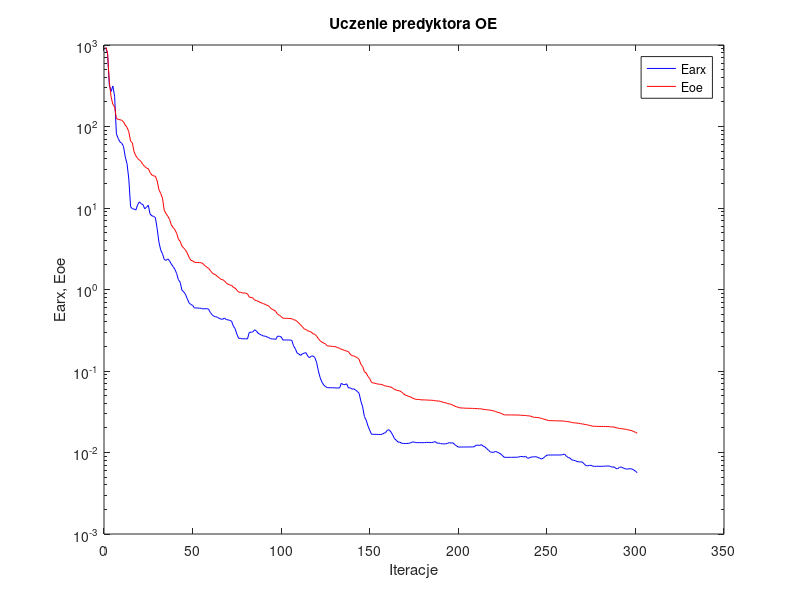
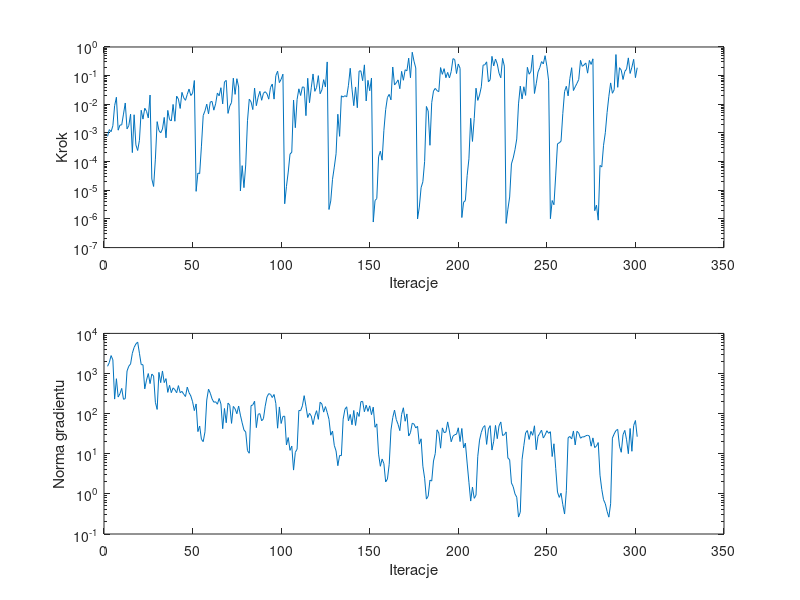

MATLAB code for these plots, in order:
%uczenie predyktora oe
clear all;
n=0; farx(n+1)=9.257673e+002; foe(n+1)=9.390426e+002; wspucz(n+1)=0.000000e+000; ng(n+1)=0.000000e+000;
%odnowa zmiennej metryki
n=1; farx(n+1)=7.845541e+002; foe(n+1)=8.066225e+002; krok(n+1)=7.625735e-004; ng(n+1)=1.513769e+003;
n=2; farx(n+1)=3.199183e+002; foe(n+1)=3.554753e+002; krok(n+1)=1.310706e-003; ng(n+1)=1.879259e+003;
n=3; farx(n+1)=2.698666e+002; foe(n+1)=2.306697e+002; krok(n+1)=1.106947e-003; ng(n+1)=2.798704e+003;
n=4; farx(n+1)=3.140633e+002; foe(n+1)=1.870455e+002; krok(n+1)=1.779489e-003; ng(n+1)=2.191188e+003;
n=5; farx(n+1)=2.336050e+002; foe(n+1)=1.744157e+002; krok(n+1)=8.966852e-003; ng(n+1)=2.303775e+002;
n=6; farx(n+1)=8.116583e+001; foe(n+1)=1.252850e+002; krok(n+1)=1.759944e-002; ng(n+1)=7.421352e+002;
n=7; farx(n+1)=7.150411e+001; foe(n+1)=1.225302e+002; krok(n+1)=1.250114e-003; ng(n+1)=2.591369e+002;
n=8; farx(n+1)=6.474838e+001; foe(n+1)=1.209630e+002; krok(n+1)=1.882699e-003; ng(n+1)=3.141273e+002;
n=9; farx(n+1)=6.235790e+001; foe(n+1)=1.193630e+002; krok(n+1)=1.915637e-003; ng(n+1)=4.256874e+002;
n=10; farx(n+1)=5.708035e+001; foe(n+1)=1.140161e+002; krok(n+1)=4.563662e-003; ng(n+1)=2.277621e+002;
n=11; farx(n+1)=4.236835e+001; foe(n+1)=1.040091e+002; krok(n+1)=1.111520e-002; ng(n+1)=2.365013e+002;
n=12; farx(n+1)=3.495946e+001; foe(n+1)=9.754780e+001; krok(n+1)=1.389400e-003; ng(n+1)=1.155087e+003;
n=13; farx(n+1)=2.270560e+001; foe(n+1)=8.623061e+001; krok(n+1)=1.812955e-003; ng(n+1)=1.525322e+003;
n=14; farx(n+1)=1.039441e+001; foe(n+1)=6.638695e+001; krok(n+1)=4.515106e-003; ng(n+1)=1.732305e+003;
n=15; farx(n+1)=9.773207e+000; foe(n+1)=6.303974e+001; krok(n+1)=2.064568e-004; ng(n+1)=3.198398e+003;
n=16; farx(n+1)=9.717669e+000; foe(n+1)=4.853588e+001; krok(n+1)=4.315901e-003; ng(n+1)=4.469342e+003;
n=17; farx(n+1)=9.451712e+000; foe(n+1)=4.367031e+001; krok(n+1)=3.831728e-004; ng(n+1)=5.465470e+003;
n=18; farx(n+1)=1.099816e+001; foe(n+1)=4.050979e+001; krok(n+1)=2.443506e-004; ng(n+1)=6.075264e+003;
n=19; farx(n+1)=1.190668e+001; foe(n+1)=3.871941e+001; krok(n+1)=5.550052e-004; ng(n+1)=3.200081e+003;
n=20; farx(n+1)=1.125505e+001; foe(n+1)=3.700864e+001; krok(n+1)=6.193383e-003; ng(n+1)=1.664016e+003;
n=21; farx(n+1)=1.100945e+001; foe(n+1)=3.409272e+001; krok(n+1)=3.040595e-003; ng(n+1)=1.657997e+003;
n=22; farx(n+1)=9.774575e+000; foe(n+1)=3.227709e+001; krok(n+1)=7.321912e-003; ng(n+1)=4.144232e+002;
n=23; farx(n+1)=1.023266e+001; foe(n+1)=3.090045e+001; krok(n+1)=5.711090e-003; ng(n+1)=6.855038e+002;
n=24; farx(n+1)=1.081953e+001; foe(n+1)=3.034220e+001; krok(n+1)=3.343359e-003; ng(n+1)=9.984561e+002;
n=25; farx(n+1)=8.454635e+000; foe(n+1)=2.728885e+001; krok(n+1)=2.107682e-002; ng(n+1)=5.604546e+002;
%odnowa zmiennej metryki
n=26; farx(n+1)=8.020966e+000; foe(n+1)=2.549017e+001; krok(n+1)=2.480406e-005; ng(n+1)=9.709829e+002;
n=27; farx(n+1)=7.891455e+000; foe(n+1)=2.476752e+001; krok(n+1)=1.357488e-005; ng(n+1)=8.658498e+002;
n=28; farx(n+1)=7.619881e+000; foe(n+1)=2.456629e+001; krok(n+1)=1.221753e-004; ng(n+1)=1.916590e+002;
n=29; farx(n+1)=5.612612e+000; foe(n+1)=2.149356e+001; krok(n+1)=2.484737e-003; ng(n+1)=1.273744e+002;
n=30; farx(n+1)=3.819273e+000; foe(n+1)=1.685162e+001; krok(n+1)=1.218668e-003; ng(n+1)=1.068172e+003;
n=31; farx(n+1)=3.057501e+000; foe(n+1)=1.511108e+001; krok(n+1)=1.010647e-003; ng(n+1)=5.920680e+002;
n=32; farx(n+1)=2.756407e+000; foe(n+1)=1.322309e+001; krok(n+1)=1.369522e-003; ng(n+1)=1.157293e+003;
n=33; farx(n+1)=2.339591e+000; foe(n+1)=9.409255e+000; krok(n+1)=3.485222e-003; ng(n+1)=5.939668e+002;
n=34; farx(n+1)=2.276196e+000; foe(n+1)=8.544891e+000; krok(n+1)=6.767654e-004; ng(n+1)=7.463154e+002;
n=35; farx(n+1)=2.372484e+000; foe(n+1)=7.923379e+000; krok(n+1)=6.130766e-003; ng(n+1)=3.387650e+002;
n=36; farx(n+1)=2.255683e+000; foe(n+1)=7.247410e+000; krok(n+1)=2.926191e-003; ng(n+1)=5.077410e+002;
n=37; farx(n+1)=2.052018e+000; foe(n+1)=6.193648e+000; krok(n+1)=2.634602e-003; ng(n+1)=3.333210e+002;
n=38; farx(n+1)=1.912145e+000; foe(n+1)=5.783013e+000; krok(n+1)=9.907068e-003; ng(n+1)=4.389716e+002;
n=39; farx(n+1)=1.772242e+000; foe(n+1)=5.418370e+000; krok(n+1)=2.564143e-003; ng(n+1)=3.954945e+002;
n=40; farx(n+1)=1.572688e+000; foe(n+1)=4.898414e+000; krok(n+1)=1.926189e-002; ng(n+1)=3.310535e+002;
n=41; farx(n+1)=1.316836e+000; foe(n+1)=4.150051e+000; krok(n+1)=1.517118e-002; ng(n+1)=4.995952e+002;
n=42; farx(n+1)=1.226223e+000; foe(n+1)=3.889156e+000; krok(n+1)=7.163682e-003; ng(n+1)=3.325041e+002;
n=43; farx(n+1)=9.782500e-001; foe(n+1)=3.404079e+000; krok(n+1)=2.610641e-002; ng(n+1)=3.586766e+002;
n=44; farx(n+1)=9.364903e-001; foe(n+1)=3.225829e+000; krok(n+1)=1.683407e-002; ng(n+1)=3.049480e+002;
n=45; farx(n+1)=8.709648e-001; foe(n+1)=3.046488e+000; krok(n+1)=1.376948e-002; ng(n+1)=2.670294e+002;
n=46; farx(n+1)=7.712779e-001; foe(n+1)=2.809317e+000; krok(n+1)=2.219272e-002; ng(n+1)=4.581442e+002;
n=47; farx(n+1)=6.868785e-001; foe(n+1)=2.484366e+000; krok(n+1)=3.397782e-002; ng(n+1)=3.335755e+002;
n=48; farx(n+1)=6.542958e-001; foe(n+1)=2.285923e+000; krok(n+1)=2.025137e-002; ng(n+1)=2.763748e+002;
n=49; farx(n+1)=6.400274e-001; foe(n+1)=2.250609e+000; krok(n+1)=2.421456e-002; ng(n+1)=1.982458e+002;
n=50; farx(n+1)=5.946526e-001; foe(n+1)=2.160547e+000; krok(n+1)=6.754317e-002; ng(n+1)=1.189590e+002;
%odnowa zmiennej metryki
n=51; farx(n+1)=5.934949e-001; foe(n+1)=2.146057e+000; krok(n+1)=9.177209e-006; ng(n+1)=1.744207e+002;
n=52; farx(n+1)=5.922515e-001; foe(n+1)=2.142674e+000; krok(n+1)=4.006473e-005; ng(n+1)=3.567097e+001;
n=53; farx(n+1)=5.892606e-001; foe(n+1)=2.136256e+000; krok(n+1)=3.782543e-005; ng(n+1)=4.901128e+001;
n=54; farx(n+1)=5.873462e-001; foe(n+1)=2.128690e+000; krok(n+1)=3.473499e-004; ng(n+1)=2.297760e+001;
n=55; farx(n+1)=5.770306e-001; foe(n+1)=2.063742e+000; krok(n+1)=4.064431e-003; ng(n+1)=2.003226e+001;
n=56; farx(n+1)=5.813528e-001; foe(n+1)=1.958823e+000; krok(n+1)=5.915258e-003; ng(n+1)=3.520246e+001;
n=57; farx(n+1)=5.812946e-001; foe(n+1)=1.880042e+000; krok(n+1)=1.012568e-002; ng(n+1)=2.181211e+002;
n=58; farx(n+1)=5.757682e-001; foe(n+1)=1.817879e+000; krok(n+1)=4.640059e-003; ng(n+1)=4.079433e+002;
n=59; farx(n+1)=5.238453e-001; foe(n+1)=1.711579e+000; krok(n+1)=1.204622e-002; ng(n+1)=3.227287e+002;
n=60; farx(n+1)=4.899429e-001; foe(n+1)=1.603920e+000; krok(n+1)=1.257761e-002; ng(n+1)=2.334241e+002;
n=61; farx(n+1)=4.709083e-001; foe(n+1)=1.545346e+000; krok(n+1)=6.244283e-003; ng(n+1)=1.924780e+002;
n=62; farx(n+1)=4.629817e-001; foe(n+1)=1.515434e+000; krok(n+1)=1.034502e-002; ng(n+1)=1.978183e+002;
n=63; farx(n+1)=4.577982e-001; foe(n+1)=1.444276e+000; krok(n+1)=2.476948e-002; ng(n+1)=1.717696e+002;
n=64; farx(n+1)=4.423643e-001; foe(n+1)=1.397788e+000; krok(n+1)=1.977759e-002; ng(n+1)=2.387828e+002;
n=65; farx(n+1)=4.340954e-001; foe(n+1)=1.333096e+000; krok(n+1)=3.790730e-002; ng(n+1)=1.749991e+002;
n=66; farx(n+1)=4.307629e-001; foe(n+1)=1.319001e+000; krok(n+1)=1.033570e-002; ng(n+1)=4.214576e+001;
n=67; farx(n+1)=4.471528e-001; foe(n+1)=1.278724e+000; krok(n+1)=6.045742e-002; ng(n+1)=1.345978e+002;
n=68; farx(n+1)=4.279555e-001; foe(n+1)=1.203379e+000; krok(n+1)=6.826594e-002; ng(n+1)=5.927871e+001;
n=69; farx(n+1)=4.243974e-001; foe(n+1)=1.163795e+000; krok(n+1)=4.815473e-003; ng(n+1)=1.831582e+002;
n=70; farx(n+1)=4.175911e-001; foe(n+1)=1.136127e+000; krok(n+1)=8.705227e-003; ng(n+1)=1.624705e+002;
n=71; farx(n+1)=4.099065e-001; foe(n+1)=1.125942e+000; krok(n+1)=1.163808e-002; ng(n+1)=5.717279e+001;
n=72; farx(n+1)=3.564224e-001; foe(n+1)=1.064040e+000; krok(n+1)=8.153064e-002; ng(n+1)=1.514679e+002;
n=73; farx(n+1)=3.315628e-001; foe(n+1)=1.041196e+000; krok(n+1)=2.223039e-002; ng(n+1)=1.320286e+002;
n=74; farx(n+1)=2.826983e-001; foe(n+1)=9.801076e-001; krok(n+1)=7.822596e-002; ng(n+1)=9.935717e+001;
n=75; farx(n+1)=2.520522e-001; foe(n+1)=9.283466e-001; krok(n+1)=4.017797e-002; ng(n+1)=1.548417e+002;
%odnowa zmiennej metryki
n=76; farx(n+1)=2.518550e-001; foe(n+1)=9.232684e-001; krok(n+1)=9.479621e-006; ng(n+1)=9.171364e+001;
n=77; farx(n+1)=2.484754e-001; foe(n+1)=9.075403e-001; krok(n+1)=7.240622e-005; ng(n+1)=5.890777e+001;
n=78; farx(n+1)=2.483728e-001; foe(n+1)=9.065662e-001; krok(n+1)=1.235197e-005; ng(n+1)=3.922336e+001;
n=79; farx(n+1)=2.485899e-001; foe(n+1)=9.011443e-001; krok(n+1)=7.651456e-005; ng(n+1)=3.478927e+001;
n=80; farx(n+1)=2.474454e-001; foe(n+1)=8.831765e-001; krok(n+1)=2.673171e-003; ng(n+1)=1.193235e+001;
n=81; farx(n+1)=2.975536e-001; foe(n+1)=8.060454e-001; krok(n+1)=1.503401e-002; ng(n+1)=1.031399e+001;
n=82; farx(n+1)=2.996654e-001; foe(n+1)=7.981646e-001; krok(n+1)=1.226153e-002; ng(n+1)=1.580582e+002;
n=83; farx(n+1)=3.017313e-001; foe(n+1)=7.889352e-001; krok(n+1)=6.543079e-003; ng(n+1)=1.653308e+002;
n=84; farx(n+1)=3.203292e-001; foe(n+1)=7.426739e-001; krok(n+1)=3.682667e-002; ng(n+1)=2.041865e+002;
n=85; farx(n+1)=3.107190e-001; foe(n+1)=7.332872e-001; krok(n+1)=8.946591e-003; ng(n+1)=4.483855e+001;
n=86; farx(n+1)=2.903345e-001; foe(n+1)=7.164533e-001; krok(n+1)=1.776017e-002; ng(n+1)=9.617002e+001;
n=87; farx(n+1)=2.818797e-001; foe(n+1)=6.986011e-001; krok(n+1)=2.835564e-002; ng(n+1)=1.000661e+002;
n=88; farx(n+1)=2.752919e-001; foe(n+1)=6.824244e-001; krok(n+1)=1.381076e-002; ng(n+1)=6.611787e+001;
n=89; farx(n+1)=2.687437e-001; foe(n+1)=6.707034e-001; krok(n+1)=2.426108e-002; ng(n+1)=7.474630e+001;
n=90; farx(n+1)=2.677466e-001; foe(n+1)=6.569445e-001; krok(n+1)=2.753789e-002; ng(n+1)=1.534896e+002;
n=91; farx(n+1)=2.620640e-001; foe(n+1)=6.409279e-001; krok(n+1)=2.331822e-002; ng(n+1)=2.614328e+002;
n=92; farx(n+1)=2.571164e-001; foe(n+1)=6.278290e-001; krok(n+1)=1.511435e-002; ng(n+1)=3.151706e+002;
n=93; farx(n+1)=2.490510e-001; foe(n+1)=5.927918e-001; krok(n+1)=3.864513e-002; ng(n+1)=3.028578e+002;
n=94; farx(n+1)=2.472472e-001; foe(n+1)=5.701071e-001; krok(n+1)=5.112424e-002; ng(n+1)=2.521789e+002;
n=95; farx(n+1)=2.469916e-001; foe(n+1)=5.585362e-001; krok(n+1)=1.517095e-002; ng(n+1)=3.000526e+002;
n=96; farx(n+1)=2.447815e-001; foe(n+1)=5.372112e-001; krok(n+1)=1.003991e-001; ng(n+1)=1.792846e+002;
n=97; farx(n+1)=2.680426e-001; foe(n+1)=4.962718e-001; krok(n+1)=1.428513e-001; ng(n+1)=4.335485e+001;
n=98; farx(n+1)=2.665058e-001; foe(n+1)=4.837540e-001; krok(n+1)=5.715876e-002; ng(n+1)=1.468182e+002;
n=99; farx(n+1)=2.625830e-001; foe(n+1)=4.648713e-001; krok(n+1)=7.500305e-002; ng(n+1)=5.681332e+001;
n=100; farx(n+1)=2.398803e-001; foe(n+1)=4.447441e-001; krok(n+1)=1.125137e-001; ng(n+1)=8.524700e+001;
%odnowa zmiennej metryki
n=101; farx(n+1)=2.401103e-001; foe(n+1)=4.431889e-001; krok(n+1)=3.385083e-006; ng(n+1)=8.635346e+001;
n=102; farx(n+1)=2.401330e-001; foe(n+1)=4.430104e-001; krok(n+1)=1.373458e-005; ng(n+1)=1.654955e+001;
n=103; farx(n+1)=2.402504e-001; foe(n+1)=4.414703e-001; krok(n+1)=4.334515e-005; ng(n+1)=2.534377e+001;
n=104; farx(n+1)=2.396153e-001; foe(n+1)=4.402123e-001; krok(n+1)=1.828869e-004; ng(n+1)=1.216761e+001;
n=105; farx(n+1)=2.379895e-001; foe(n+1)=4.377032e-001; krok(n+1)=2.125074e-004; ng(n+1)=1.550932e+001;
n=106; farx(n+1)=2.037660e-001; foe(n+1)=4.270254e-001; krok(n+1)=1.406421e-002; ng(n+1)=3.919462e+000;
n=107; farx(n+1)=1.873294e-001; foe(n+1)=4.204359e-001; krok(n+1)=1.525147e-003; ng(n+1)=1.087849e+001;
n=108; farx(n+1)=1.663627e-001; foe(n+1)=4.059063e-001; krok(n+1)=1.473291e-002; ng(n+1)=1.300005e+001;
n=109; farx(n+1)=1.611803e-001; foe(n+1)=3.863674e-001; krok(n+1)=3.469665e-002; ng(n+1)=1.201576e+002;
n=110; farx(n+1)=1.555474e-001; foe(n+1)=3.677933e-001; krok(n+1)=2.025137e-002; ng(n+1)=1.186898e+002;
n=111; farx(n+1)=1.625091e-001; foe(n+1)=3.490823e-001; krok(n+1)=4.048730e-002; ng(n+1)=1.566987e+002;
n=112; farx(n+1)=1.655147e-001; foe(n+1)=3.288448e-001; krok(n+1)=3.923333e-002; ng(n+1)=2.805827e+002;
n=113; farx(n+1)=1.678219e-001; foe(n+1)=3.230911e-001; krok(n+1)=4.011567e-003; ng(n+1)=1.528419e+002;
n=114; farx(n+1)=1.528083e-001; foe(n+1)=3.109982e-001; krok(n+1)=8.097460e-002; ng(n+1)=8.002762e+001;
n=115; farx(n+1)=1.452759e-001; foe(n+1)=3.062581e-001; krok(n+1)=1.136199e-002; ng(n+1)=1.017063e+002;
n=116; farx(n+1)=1.527005e-001; foe(n+1)=3.003797e-001; krok(n+1)=3.757462e-002; ng(n+1)=8.745885e+001;
n=117; farx(n+1)=1.527739e-001; foe(n+1)=2.864362e-001; krok(n+1)=1.144404e-001; ng(n+1)=5.332869e+001;
n=118; farx(n+1)=1.465362e-001; foe(n+1)=2.823666e-001; krok(n+1)=2.835564e-002; ng(n+1)=8.800937e+001;
n=119; farx(n+1)=1.279241e-001; foe(n+1)=2.681189e-001; krok(n+1)=3.876686e-002; ng(n+1)=1.183607e+002;
n=120; farx(n+1)=1.004773e-001; foe(n+1)=2.499952e-001; krok(n+1)=1.001107e-001; ng(n+1)=7.213450e+001;
n=121; farx(n+1)=8.307612e-002; foe(n+1)=2.351241e-001; krok(n+1)=2.334578e-002; ng(n+1)=1.922276e+002;
n=122; farx(n+1)=7.319278e-002; foe(n+1)=2.263472e-001; krok(n+1)=3.178877e-002; ng(n+1)=1.733428e+002;
n=123; farx(n+1)=6.747380e-002; foe(n+1)=2.198166e-001; krok(n+1)=7.236188e-002; ng(n+1)=1.090877e+002;
n=124; farx(n+1)=6.459260e-002; foe(n+1)=2.156806e-001; krok(n+1)=4.050274e-002; ng(n+1)=1.497343e+002;
n=125; farx(n+1)=6.239083e-002; foe(n+1)=2.031941e-001; krok(n+1)=3.011048e-001; ng(n+1)=1.072679e+002;
%odnowa zmiennej metryki
n=126; farx(n+1)=6.231366e-002; foe(n+1)=2.023185e-001; krok(n+1)=2.136506e-006; ng(n+1)=7.224429e+001;
n=127; farx(n+1)=6.231452e-002; foe(n+1)=2.020898e-001; krok(n+1)=4.240955e-006; ng(n+1)=2.899988e+001;
n=128; farx(n+1)=6.230093e-002; foe(n+1)=2.002201e-001; krok(n+1)=2.418894e-005; ng(n+1)=3.679620e+001;
n=129; farx(n+1)=6.230245e-002; foe(n+1)=1.994066e-001; krok(n+1)=6.446963e-005; ng(n+1)=1.617724e+001;
n=130; farx(n+1)=6.180765e-002; foe(n+1)=1.978955e-001; krok(n+1)=1.880990e-004; ng(n+1)=1.173854e+001;
n=131; farx(n+1)=6.195563e-002; foe(n+1)=1.925577e-001; krok(n+1)=4.502543e-003; ng(n+1)=5.038853e+000;
n=132; farx(n+1)=6.186507e-002; foe(n+1)=1.901589e-001; krok(n+1)=7.624904e-004; ng(n+1)=9.077324e+000;
n=133; farx(n+1)=7.070431e-002; foe(n+1)=1.842637e-001; krok(n+1)=1.977848e-002; ng(n+1)=8.957056e+000;
n=134; farx(n+1)=6.823140e-002; foe(n+1)=1.822119e-001; krok(n+1)=1.785858e-002; ng(n+1)=7.271729e+001;
n=135; farx(n+1)=6.823180e-002; foe(n+1)=1.781814e-001; krok(n+1)=2.000182e-002; ng(n+1)=1.283384e+002;
n=136; farx(n+1)=6.960985e-002; foe(n+1)=1.752740e-001; krok(n+1)=1.820180e-002; ng(n+1)=1.482378e+002;
n=137; farx(n+1)=6.180669e-002; foe(n+1)=1.727792e-001; krok(n+1)=4.614317e-002; ng(n+1)=6.582367e+001;
n=138; farx(n+1)=6.229598e-002; foe(n+1)=1.605550e-001; krok(n+1)=1.809649e-001; ng(n+1)=9.538343e+001;
n=139; farx(n+1)=5.988599e-002; foe(n+1)=1.544165e-001; krok(n+1)=3.360874e-002; ng(n+1)=5.282118e+001;
n=140; farx(n+1)=6.041659e-002; foe(n+1)=1.531481e-001; krok(n+1)=8.966852e-003; ng(n+1)=1.199404e+002;
n=141; farx(n+1)=5.838192e-002; foe(n+1)=1.493830e-001; krok(n+1)=4.030924e-002; ng(n+1)=5.071821e+001;
n=142; farx(n+1)=5.618662e-002; foe(n+1)=1.455116e-001; krok(n+1)=7.585473e-003; ng(n+1)=1.081317e+002;
n=143; farx(n+1)=5.332039e-002; foe(n+1)=1.391463e-001; krok(n+1)=1.438191e-001; ng(n+1)=8.513221e+001;
n=144; farx(n+1)=4.266104e-002; foe(n+1)=1.209073e-001; krok(n+1)=1.471339e-001; ng(n+1)=1.984902e+002;
n=145; farx(n+1)=3.636580e-002; foe(n+1)=1.136270e-001; krok(n+1)=6.677458e-002; ng(n+1)=2.017400e+002;
n=146; farx(n+1)=2.760903e-002; foe(n+1)=9.786432e-002; krok(n+1)=2.378132e-001; ng(n+1)=1.114913e+002;
n=147; farx(n+1)=2.494298e-002; foe(n+1)=9.478150e-002; krok(n+1)=1.308935e-002; ng(n+1)=1.626467e+002;
n=148; farx(n+1)=2.121487e-002; foe(n+1)=8.593158e-002; krok(n+1)=6.852302e-002; ng(n+1)=1.137332e+002;
n=149; farx(n+1)=1.879338e-002; foe(n+1)=8.044866e-002; krok(n+1)=2.965791e-002; ng(n+1)=1.565233e+002;
n=150; farx(n+1)=1.675019e-002; foe(n+1)=7.248990e-002; krok(n+1)=8.276012e-002; ng(n+1)=9.437355e+001;
%odnowa zmiennej metryki
n=151; farx(n+1)=1.672642e-002; foe(n+1)=7.129901e-002; krok(n+1)=7.800850e-007; ng(n+1)=1.450834e+002;
n=152; farx(n+1)=1.672065e-002; foe(n+1)=7.076491e-002; krok(n+1)=4.378346e-006; ng(n+1)=4.576198e+001;
n=153; farx(n+1)=1.667942e-002; foe(n+1)=6.968113e-002; krok(n+1)=5.163299e-006; ng(n+1)=5.552639e+001;
n=154; farx(n+1)=1.663746e-002; foe(n+1)=6.893815e-002; krok(n+1)=1.470238e-004; ng(n+1)=9.794269e+000;
n=155; farx(n+1)=1.664396e-002; foe(n+1)=6.863186e-002; krok(n+1)=2.308086e-004; ng(n+1)=4.876915e+000;
n=156; farx(n+1)=1.675015e-002; foe(n+1)=6.820242e-002; krok(n+1)=1.123699e-004; ng(n+1)=7.387305e+000;
n=157; farx(n+1)=1.724573e-002; foe(n+1)=6.633159e-002; krok(n+1)=1.238012e-003; ng(n+1)=5.668929e+000;
n=158; farx(n+1)=1.759503e-002; foe(n+1)=6.537429e-002; krok(n+1)=6.506258e-003; ng(n+1)=1.978311e+000;
n=159; farx(n+1)=1.886757e-002; foe(n+1)=6.490402e-002; krok(n+1)=1.729594e-002; ng(n+1)=2.353388e+000;
n=160; farx(n+1)=1.895565e-002; foe(n+1)=6.408465e-002; krok(n+1)=2.219272e-002; ng(n+1)=5.474435e+000;
n=161; farx(n+1)=1.788267e-002; foe(n+1)=6.354684e-002; krok(n+1)=1.430505e-002; ng(n+1)=3.903474e+001;
n=162; farx(n+1)=1.635448e-002; foe(n+1)=6.152022e-002; krok(n+1)=2.002215e-001; ng(n+1)=7.989962e+001;
n=163; farx(n+1)=1.475911e-002; foe(n+1)=5.927032e-002; krok(n+1)=4.725510e-002; ng(n+1)=1.226476e+002;
n=164; farx(n+1)=1.414555e-002; foe(n+1)=5.837150e-002; krok(n+1)=5.625683e-002; ng(n+1)=7.138238e+001;
n=165; farx(n+1)=1.340094e-002; foe(n+1)=5.740084e-002; krok(n+1)=7.115888e-002; ng(n+1)=5.403653e+001;
n=166; farx(n+1)=1.340978e-002; foe(n+1)=5.696857e-002; krok(n+1)=3.500452e-002; ng(n+1)=3.767011e+001;
n=167; farx(n+1)=1.296657e-002; foe(n+1)=5.517556e-002; krok(n+1)=1.409038e-001; ng(n+1)=9.571035e+001;
n=168; farx(n+1)=1.293650e-002; foe(n+1)=5.288299e-002; krok(n+1)=6.900644e-002; ng(n+1)=1.400360e+002;
n=169; farx(n+1)=1.288367e-002; foe(n+1)=5.075579e-002; krok(n+1)=1.601162e-001; ng(n+1)=6.462625e+001;
n=170; farx(n+1)=1.291019e-002; foe(n+1)=4.992673e-002; krok(n+1)=1.478545e-001; ng(n+1)=9.834999e+001;
n=171; farx(n+1)=1.295175e-002; foe(n+1)=4.870906e-002; krok(n+1)=4.079802e-001; ng(n+1)=2.768394e+001;
n=172; farx(n+1)=1.311155e-002; foe(n+1)=4.824388e-002; krok(n+1)=8.436372e-002; ng(n+1)=3.348242e+001;
n=173; farx(n+1)=1.343635e-002; foe(n+1)=4.676285e-002; krok(n+1)=6.553300e-001; ng(n+1)=5.762341e+001;
n=174; farx(n+1)=1.345592e-002; foe(n+1)=4.571840e-002; krok(n+1)=3.185792e-001; ng(n+1)=5.496913e+001;
n=175; farx(n+1)=1.322564e-002; foe(n+1)=4.490827e-002; krok(n+1)=1.845727e-001; ng(n+1)=4.398306e+001;
%odnowa zmiennej metryki
n=176; farx(n+1)=1.322943e-002; foe(n+1)=4.478501e-002; krok(n+1)=9.955198e-007; ng(n+1)=4.841526e+001;
n=177; farx(n+1)=1.322921e-002; foe(n+1)=4.472176e-002; krok(n+1)=2.600944e-006; ng(n+1)=1.743182e+001;
n=178; farx(n+1)=1.320534e-002; foe(n+1)=4.425458e-002; krok(n+1)=1.231075e-005; ng(n+1)=2.362100e+001;
n=179; farx(n+1)=1.320281e-002; foe(n+1)=4.422719e-002; krok(n+1)=1.977673e-005; ng(n+1)=4.902059e+000;
n=180; farx(n+1)=1.321271e-002; foe(n+1)=4.419570e-002; krok(n+1)=1.018184e-004; ng(n+1)=2.460806e+000;
n=181; farx(n+1)=1.329895e-002; foe(n+1)=4.406842e-002; krok(n+1)=8.415807e-003; ng(n+1)=7.423949e-001;
n=182; farx(n+1)=1.327606e-002; foe(n+1)=4.391479e-002; krok(n+1)=5.843731e-003; ng(n+1)=8.752257e-001;
n=183; farx(n+1)=1.327739e-002; foe(n+1)=4.387818e-002; krok(n+1)=3.716215e-004; ng(n+1)=2.202806e+000;
n=184; farx(n+1)=1.322856e-002; foe(n+1)=4.369252e-002; krok(n+1)=1.142218e-002; ng(n+1)=2.086664e+000;
n=185; farx(n+1)=1.338976e-002; foe(n+1)=4.358155e-002; krok(n+1)=2.896961e-002; ng(n+1)=6.599180e+000;
n=186; farx(n+1)=1.360171e-002; foe(n+1)=4.309054e-002; krok(n+1)=3.595477e-002; ng(n+1)=1.011682e+001;
n=187; farx(n+1)=1.302102e-002; foe(n+1)=4.295078e-002; krok(n+1)=2.991958e-002; ng(n+1)=3.955654e+001;
n=188; farx(n+1)=1.305185e-002; foe(n+1)=4.280233e-002; krok(n+1)=2.768235e-002; ng(n+1)=3.303480e+001;
n=189; farx(n+1)=1.286747e-002; foe(n+1)=4.234335e-002; krok(n+1)=1.914145e-001; ng(n+1)=1.377418e+001;
n=190; farx(n+1)=1.276950e-002; foe(n+1)=4.177751e-002; krok(n+1)=1.112054e-001; ng(n+1)=4.411066e+001;
n=191; farx(n+1)=1.277936e-002; foe(n+1)=4.094910e-002; krok(n+1)=1.752988e-001; ng(n+1)=3.369573e+001;
n=192; farx(n+1)=1.278078e-002; foe(n+1)=4.071638e-002; krok(n+1)=8.472165e-002; ng(n+1)=3.472756e+001;
n=193; farx(n+1)=1.297281e-002; foe(n+1)=3.973959e-002; krok(n+1)=1.297775e-001; ng(n+1)=6.223583e+001;
n=194; farx(n+1)=1.323629e-002; foe(n+1)=3.950352e-002; krok(n+1)=8.321100e-002; ng(n+1)=3.686475e+001;
n=195; farx(n+1)=1.301868e-002; foe(n+1)=3.900602e-002; krok(n+1)=1.400181e-001; ng(n+1)=1.991442e+001;
n=196; farx(n+1)=1.316084e-002; foe(n+1)=3.794177e-002; krok(n+1)=3.923690e-001; ng(n+1)=2.741815e+001;
n=197; farx(n+1)=1.246414e-002; foe(n+1)=3.702654e-002; krok(n+1)=3.636509e-001; ng(n+1)=2.987178e+001;
n=198; farx(n+1)=1.208959e-002; foe(n+1)=3.646862e-002; krok(n+1)=1.181740e-001; ng(n+1)=3.069161e+001;
n=199; farx(n+1)=1.165142e-002; foe(n+1)=3.574182e-002; krok(n+1)=2.554195e-001; ng(n+1)=4.437641e+001;
n=200; farx(n+1)=1.167776e-002; foe(n+1)=3.526971e-002; krok(n+1)=1.809599e-001; ng(n+1)=2.013229e+001;
%odnowa zmiennej metryki
n=201; farx(n+1)=1.168240e-002; foe(n+1)=3.515295e-002; krok(n+1)=1.120004e-006; ng(n+1)=4.268699e+001;
n=202; farx(n+1)=1.168173e-002; foe(n+1)=3.511352e-002; krok(n+1)=3.849289e-006; ng(n+1)=1.396908e+001;
n=203; farx(n+1)=1.168183e-002; foe(n+1)=3.498499e-002; krok(n+1)=4.369533e-006; ng(n+1)=1.843363e+001;
n=204; farx(n+1)=1.169442e-002; foe(n+1)=3.491498e-002; krok(n+1)=3.242569e-005; ng(n+1)=5.865507e+000;
n=205; farx(n+1)=1.170103e-002; foe(n+1)=3.488959e-002; krok(n+1)=1.250530e-004; ng(n+1)=1.955918e+000;
n=206; farx(n+1)=1.169365e-002; foe(n+1)=3.481493e-002; krok(n+1)=3.253129e-003; ng(n+1)=6.618750e-001;
n=207; farx(n+1)=1.170461e-002; foe(n+1)=3.476741e-002; krok(n+1)=5.061965e-004; ng(n+1)=1.475971e+000;
n=208; farx(n+1)=1.177642e-002; foe(n+1)=3.472962e-002; krok(n+1)=3.187345e-003; ng(n+1)=7.743344e-001;
n=209; farx(n+1)=1.225328e-002; foe(n+1)=3.456972e-002; krok(n+1)=3.651364e-002; ng(n+1)=9.277509e-001;
n=210; farx(n+1)=1.234168e-002; foe(n+1)=3.445700e-002; krok(n+1)=1.367655e-002; ng(n+1)=8.639890e+000;
n=211; farx(n+1)=1.219256e-002; foe(n+1)=3.439942e-002; krok(n+1)=2.107682e-002; ng(n+1)=2.192240e+001;
n=212; farx(n+1)=1.248874e-002; foe(n+1)=3.432874e-002; krok(n+1)=4.076532e-002; ng(n+1)=3.427189e+001;
n=213; farx(n+1)=1.199671e-002; foe(n+1)=3.395059e-002; krok(n+1)=2.320583e-001; ng(n+1)=4.545994e+001;
n=214; farx(n+1)=1.173465e-002; foe(n+1)=3.370210e-002; krok(n+1)=2.401907e-001; ng(n+1)=5.039783e+001;
n=215; farx(n+1)=1.117047e-002; foe(n+1)=3.342197e-002; krok(n+1)=3.032584e-001; ng(n+1)=1.712428e+001;
n=216; farx(n+1)=1.069194e-002; foe(n+1)=3.329107e-002; krok(n+1)=6.078596e-002; ng(n+1)=4.147135e+001;
n=217; farx(n+1)=1.019444e-002; foe(n+1)=3.311897e-002; krok(n+1)=7.208292e-002; ng(n+1)=5.021086e+001;
n=218; farx(n+1)=1.006126e-002; foe(n+1)=3.273618e-002; krok(n+1)=4.714530e-001; ng(n+1)=1.235941e+001;
n=219; farx(n+1)=1.005958e-002; foe(n+1)=3.241898e-002; krok(n+1)=2.182112e-001; ng(n+1)=2.049637e+001;
n=220; farx(n+1)=1.029931e-002; foe(n+1)=3.178174e-002; krok(n+1)=3.805404e-001; ng(n+1)=5.084614e+001;
n=221; farx(n+1)=1.010204e-002; foe(n+1)=3.123695e-002; krok(n+1)=2.567403e-001; ng(n+1)=2.380315e+001;
n=222; farx(n+1)=9.859148e-003; foe(n+1)=3.081513e-002; krok(n+1)=1.216984e-001; ng(n+1)=4.970920e+001;
n=223; farx(n+1)=9.580915e-003; foe(n+1)=3.036311e-002; krok(n+1)=8.430727e-002; ng(n+1)=6.205568e+001;
n=224; farx(n+1)=9.132162e-003; foe(n+1)=2.950058e-002; krok(n+1)=4.004429e-001; ng(n+1)=2.851004e+001;
n=225; farx(n+1)=8.723998e-003; foe(n+1)=2.899861e-002; krok(n+1)=2.155114e-001; ng(n+1)=2.987624e+001;
%odnowa zmiennej metryki
n=226; farx(n+1)=8.724430e-003; foe(n+1)=2.892622e-002; krok(n+1)=6.973711e-007; ng(n+1)=3.503407e+001;
n=227; farx(n+1)=8.723905e-003; foe(n+1)=2.891931e-002; krok(n+1)=2.188466e-006; ng(n+1)=7.802099e+000;
n=228; farx(n+1)=8.726713e-003; foe(n+1)=2.889912e-002; krok(n+1)=5.834398e-006; ng(n+1)=7.112203e+000;
n=229; farx(n+1)=8.728150e-003; foe(n+1)=2.888433e-002; krok(n+1)=8.312662e-005; ng(n+1)=1.874811e+000;
n=230; farx(n+1)=8.738211e-003; foe(n+1)=2.886537e-002; krok(n+1)=1.338340e-004; ng(n+1)=1.511051e+000;
n=231; farx(n+1)=8.741478e-003; foe(n+1)=2.885325e-002; krok(n+1)=2.594055e-004; ng(n+1)=1.001683e+000;
n=232; farx(n+1)=8.762086e-003; foe(n+1)=2.882960e-002; krok(n+1)=6.187216e-004; ng(n+1)=8.272969e-001;
n=233; farx(n+1)=8.774216e-003; foe(n+1)=2.879889e-002; krok(n+1)=1.033570e-002; ng(n+1)=2.642876e-001;
n=234; farx(n+1)=8.924952e-003; foe(n+1)=2.867829e-002; krok(n+1)=4.312599e-002; ng(n+1)=3.510328e-001;
n=235; farx(n+1)=8.934321e-003; foe(n+1)=2.860105e-002; krok(n+1)=1.526430e-002; ng(n+1)=7.221556e+000;
n=236; farx(n+1)=8.811171e-003; foe(n+1)=2.849620e-002; krok(n+1)=4.095813e-002; ng(n+1)=1.591466e+001;
n=237; farx(n+1)=9.006245e-003; foe(n+1)=2.844623e-002; krok(n+1)=2.043074e-002; ng(n+1)=3.331261e+001;
n=238; farx(n+1)=8.523985e-003; foe(n+1)=2.822049e-002; krok(n+1)=1.952188e-001; ng(n+1)=3.787273e+001;
n=239; farx(n+1)=8.555153e-003; foe(n+1)=2.812799e-002; krok(n+1)=1.121259e-001; ng(n+1)=2.273270e+001;
n=240; farx(n+1)=8.780468e-003; foe(n+1)=2.789534e-002; krok(n+1)=1.414327e-001; ng(n+1)=3.616467e+001;
n=241; farx(n+1)=8.835397e-003; foe(n+1)=2.724154e-002; krok(n+1)=5.249576e-001; ng(n+1)=2.886498e+001;
n=242; farx(n+1)=8.863394e-003; foe(n+1)=2.700621e-002; krok(n+1)=2.386882e-002; ng(n+1)=4.977981e+001;
n=243; farx(n+1)=8.868351e-003; foe(n+1)=2.695286e-002; krok(n+1)=5.208958e-002; ng(n+1)=1.260224e+001;
n=244; farx(n+1)=8.704410e-003; foe(n+1)=2.682216e-002; krok(n+1)=1.336126e-001; ng(n+1)=2.724222e+001;
n=245; farx(n+1)=8.503139e-003; foe(n+1)=2.655524e-002; krok(n+1)=1.902702e-001; ng(n+1)=3.234487e+001;
n=246; farx(n+1)=8.308676e-003; foe(n+1)=2.618213e-002; krok(n+1)=3.091610e-001; ng(n+1)=3.878172e+001;
n=247; farx(n+1)=8.554829e-003; foe(n+1)=2.581808e-002; krok(n+1)=2.561085e-001; ng(n+1)=2.465832e+001;
n=248; farx(n+1)=8.912133e-003; foe(n+1)=2.542124e-002; krok(n+1)=4.967261e-001; ng(n+1)=2.931922e+001;
n=249; farx(n+1)=9.270602e-003; foe(n+1)=2.500019e-002; krok(n+1)=2.152723e-001; ng(n+1)=3.752744e+001;
n=250; farx(n+1)=9.312256e-003; foe(n+1)=2.465492e-002; krok(n+1)=6.602029e-002; ng(n+1)=3.236065e+001;
%odnowa zmiennej metryki
n=251; farx(n+1)=9.314932e-003; foe(n+1)=2.458864e-002; krok(n+1)=1.020546e-006; ng(n+1)=3.544070e+001;
n=252; farx(n+1)=9.317933e-003; foe(n+1)=2.456994e-002; krok(n+1)=4.393044e-006; ng(n+1)=8.526073e+000;
n=253; farx(n+1)=9.322391e-003; foe(n+1)=2.452064e-002; krok(n+1)=3.127967e-006; ng(n+1)=1.773024e+001;
n=254; farx(n+1)=9.323904e-003; foe(n+1)=2.448669e-002; krok(n+1)=3.400119e-005; ng(n+1)=4.325137e+000;
n=255; farx(n+1)=9.322121e-003; foe(n+1)=2.445827e-002; krok(n+1)=4.187548e-004; ng(n+1)=1.110708e+000;
n=256; farx(n+1)=9.316667e-003; foe(n+1)=2.444176e-002; krok(n+1)=4.526501e-004; ng(n+1)=8.177908e-001;
n=257; farx(n+1)=9.328619e-003; foe(n+1)=2.440334e-002; krok(n+1)=5.148205e-004; ng(n+1)=1.039806e+000;
n=258; farx(n+1)=9.426804e-003; foe(n+1)=2.434094e-002; krok(n+1)=4.736926e-003; ng(n+1)=5.387188e-001;
n=259; farx(n+1)=9.570281e-003; foe(n+1)=2.424304e-002; krok(n+1)=2.792385e-002; ng(n+1)=3.148570e-001;
n=260; farx(n+1)=9.021970e-003; foe(n+1)=2.396325e-002; krok(n+1)=4.256083e-002; ng(n+1)=1.196437e+000;
n=261; farx(n+1)=8.686818e-003; foe(n+1)=2.390148e-002; krok(n+1)=1.971968e-002; ng(n+1)=2.507475e+001;
n=262; farx(n+1)=8.563397e-003; foe(n+1)=2.373725e-002; krok(n+1)=8.035594e-002; ng(n+1)=2.703451e+001;
n=263; farx(n+1)=8.135297e-003; foe(n+1)=2.339618e-002; krok(n+1)=1.892883e-001; ng(n+1)=2.339593e+001;
n=264; farx(n+1)=8.015016e-003; foe(n+1)=2.313970e-002; krok(n+1)=3.022871e-002; ng(n+1)=3.701019e+001;
n=265; farx(n+1)=7.963133e-003; foe(n+1)=2.308576e-002; krok(n+1)=4.077788e-002; ng(n+1)=1.661262e+001;
n=266; farx(n+1)=7.745342e-003; foe(n+1)=2.295210e-002; krok(n+1)=5.381807e-002; ng(n+1)=3.633004e+001;
n=267; farx(n+1)=7.679195e-003; foe(n+1)=2.278590e-002; krok(n+1)=7.356694e-002; ng(n+1)=3.267521e+001;
n=268; farx(n+1)=7.664217e-003; foe(n+1)=2.257190e-002; krok(n+1)=3.421659e-001; ng(n+1)=2.437319e+001;
n=269; farx(n+1)=7.654859e-003; foe(n+1)=2.243237e-002; krok(n+1)=2.114117e-001; ng(n+1)=2.644241e+001;
n=270; farx(n+1)=7.271220e-003; foe(n+1)=2.222248e-002; krok(n+1)=2.373843e-001; ng(n+1)=2.632536e+001;
n=271; farx(n+1)=6.910760e-003; foe(n+1)=2.196280e-002; krok(n+1)=2.767350e-001; ng(n+1)=2.813761e+001;
n=272; farx(n+1)=6.868965e-003; foe(n+1)=2.181151e-002; krok(n+1)=1.220399e-001; ng(n+1)=2.895825e+001;
n=273; farx(n+1)=6.950764e-003; foe(n+1)=2.152746e-002; krok(n+1)=3.404866e-001; ng(n+1)=2.762285e+001;
n=274; farx(n+1)=6.954634e-003; foe(n+1)=2.132156e-002; krok(n+1)=2.461541e-001; ng(n+1)=1.542653e+001;
n=275; farx(n+1)=6.779168e-003; foe(n+1)=2.098416e-002; krok(n+1)=3.862514e-001; ng(n+1)=2.486027e+001;
%odnowa zmiennej metryki
n=276; farx(n+1)=6.777871e-003; foe(n+1)=2.096494e-002; krok(n+1)=1.936574e-006; ng(n+1)=1.425984e+001;
n=277; farx(n+1)=6.774062e-003; foe(n+1)=2.092176e-002; krok(n+1)=3.031787e-006; ng(n+1)=1.553064e+001;
n=278; farx(n+1)=6.773636e-003; foe(n+1)=2.090631e-002; krok(n+1)=9.073718e-007; ng(n+1)=1.902041e+001;
n=279; farx(n+1)=6.771179e-003; foe(n+1)=2.087744e-002; krok(n+1)=7.356783e-005; ng(n+1)=2.924252e+000;
n=280; farx(n+1)=6.770437e-003; foe(n+1)=2.087196e-002; krok(n+1)=6.485137e-005; ng(n+1)=1.294774e+000;
n=281; farx(n+1)=6.778253e-003; foe(n+1)=2.086251e-002; krok(n+1)=3.716215e-004; ng(n+1)=7.143951e-001;
n=282; farx(n+1)=6.795550e-003; foe(n+1)=2.084689e-002; krok(n+1)=1.020808e-003; ng(n+1)=5.684554e-001;
n=283; farx(n+1)=6.831792e-003; foe(n+1)=2.081422e-002; krok(n+1)=5.167850e-003; ng(n+1)=3.667872e-001;
n=284; farx(n+1)=6.837488e-003; foe(n+1)=2.079676e-002; krok(n+1)=1.908478e-002; ng(n+1)=2.630332e-001;
n=285; farx(n+1)=6.732174e-003; foe(n+1)=2.063557e-002; krok(n+1)=5.576355e-002; ng(n+1)=5.669700e-001;
n=286; farx(n+1)=6.599772e-003; foe(n+1)=2.060518e-002; krok(n+1)=2.426108e-002; ng(n+1)=2.456575e+001;
n=287; farx(n+1)=6.661429e-003; foe(n+1)=2.056362e-002; krok(n+1)=3.234070e-002; ng(n+1)=3.116524e+001;
n=288; farx(n+1)=6.356913e-003; foe(n+1)=2.013403e-002; krok(n+1)=5.446764e-001; ng(n+1)=3.796121e+001;
n=289; farx(n+1)=6.313556e-003; foe(n+1)=1.992203e-002; krok(n+1)=3.917546e-002; ng(n+1)=4.050470e+001;
n=290; farx(n+1)=6.595851e-003; foe(n+1)=1.973377e-002; krok(n+1)=1.892883e-001; ng(n+1)=1.549107e+001;
n=291; farx(n+1)=6.620252e-003; foe(n+1)=1.962231e-002; krok(n+1)=1.557206e-001; ng(n+1)=1.089164e+001;
n=292; farx(n+1)=6.471356e-003; foe(n+1)=1.947598e-002; krok(n+1)=7.338628e-002; ng(n+1)=2.984441e+001;
n=293; farx(n+1)=6.338326e-003; foe(n+1)=1.932206e-002; krok(n+1)=1.407955e-001; ng(n+1)=3.832023e+001;
n=294; farx(n+1)=6.249196e-003; foe(n+1)=1.922507e-002; krok(n+1)=1.690558e-001; ng(n+1)=2.232377e+001;
n=295; farx(n+1)=6.300957e-003; foe(n+1)=1.890550e-002; krok(n+1)=4.164005e-001; ng(n+1)=1.005029e+001;
n=296; farx(n+1)=6.317030e-003; foe(n+1)=1.878016e-002; krok(n+1)=1.192585e-001; ng(n+1)=4.265203e+001;
n=297; farx(n+1)=6.284853e-003; foe(n+1)=1.851133e-002; krok(n+1)=1.961845e-001; ng(n+1)=1.153329e+001;
n=298; farx(n+1)=6.118322e-003; foe(n+1)=1.807048e-002; krok(n+1)=3.713045e-001; ng(n+1)=5.052505e+001;
n=299; farx(n+1)=5.899989e-003; foe(n+1)=1.773418e-002; krok(n+1)=8.512166e-002; ng(n+1)=6.746147e+001;
n=300; farx(n+1)=5.659322e-003; foe(n+1)=1.722070e-002; krok(n+1)=1.892883e-001; ng(n+1)=2.663212e+001;

figure; semilogy(farx,'b'); hold on; semilogy(foe,'r'); xlabel('Iteracje'); ylabel('Earx, Eoe'); legend('Earx','Eoe'); title('Uczenie predyktora OE');
figure; subplot(2,1,1); semilogy(krok); xlabel('Iteracje'); ylabel('Krok');
subplot(2,1,2); semilogy(ng); xlabel('Iteracje'); ylabel('Norma gradientu');
Earx=farx(n+1)
Eoe=foe(n+1)
